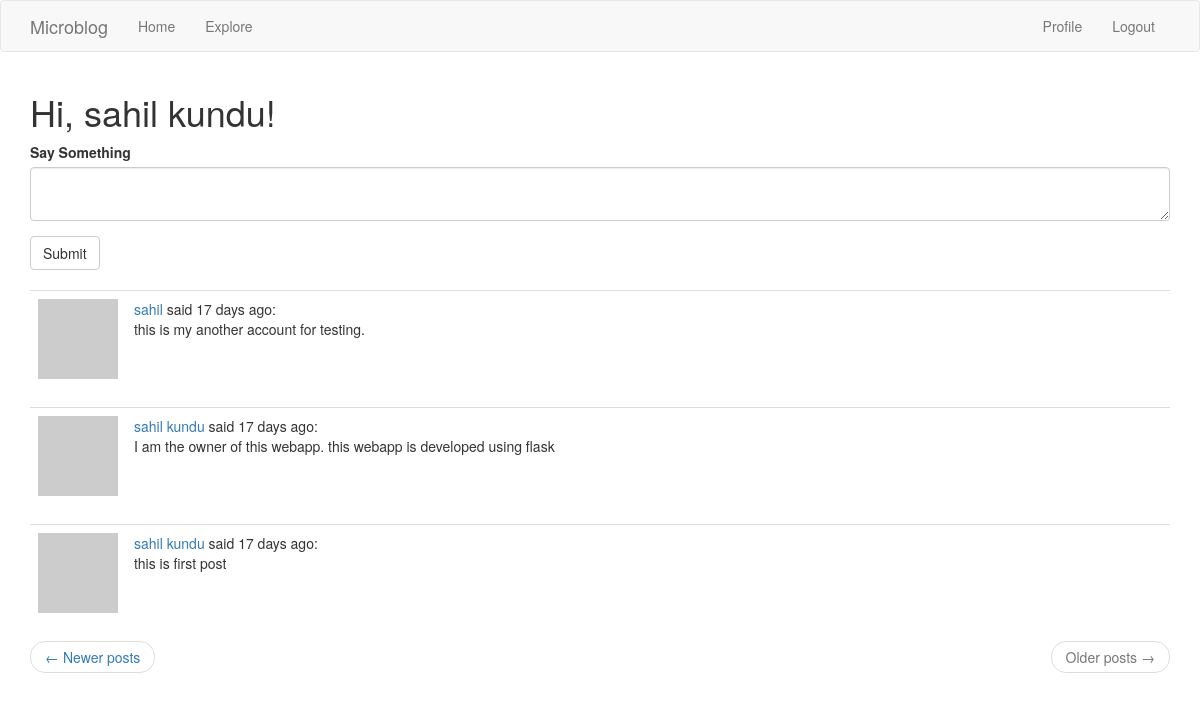
Page /index?page=2 (signed in) on the committed database.
### app/models.py (models this page shows, shortened)
class User(UserMixin,db.Model):
    id = db.Column(db.Integer , primary_key=True)
    username = db.Column(db.String(64) , index=True , unique=True)
    email = db.Column(db.String(120),index=True,unique=True)
    password_hash = db.Column(db.String(128))
    posts = db.relationship('Post',backref = 'author' , lazy = 'dynamic')
    about_me = db.Column(db.String(140))
    last_seen = db.Column(db.DateTime, default=datetime.utcnow)
    def avatar(self,size):
        digest = md5(self.email.lower().encode('utf-8')).hexdigest()
        return 'https://www.gravatar.com/avatar/{}?d=identicon&s={}'.format(
            digest, size)
    followed = db.relationship(
        'User' , secondary = followers,
        primaryjoin=(followers.c.follower_id == id),
        secondaryjoin=(followers.c.followed_id == id),
        backref=db.backref('followers', lazy='dynamic'), lazy='dynamic')
    def followed_posts(self):
        followed = Post.query.join(
            followers, (followers.c.followed_id == Post.user_id)).filter(
                followers.c.follower_id == self.id)
        own = Post.query.filter_by(user_id = self.id)
        return followed.union(own).order_by(Post.timestamp.desc())

class Post(db.Model):
    id = db.Column(db.Integer , primary_key=True)
    body = db.Column(db.String(140))
    timestamp = db.Column(db.DateTime , index = True , default = datetime.utcnow)
    user_id = db.Column(db.Integer , db.ForeignKey('user.id'))

### app/routes.py (the view)
@app.route('/',methods=['GET','POST'])
@app.route('/index',methods=['GET','POST'] )
@login_required
def index():# function name and route url need not to be same.
	form = PostForm()
	if form.validate_on_submit():
		post = Post(body=form.post.data , author = current_user)
		db.session.add(post)
		db.session.commit()
		flash('Your post is now live!')
	page = request.args.get('page',1,type=int)
	posts = current_user.followed_posts().paginate(page,app.config['POSTS_PER_PAGE'],False)
	next_url = url_for('index',page = posts.next_num)\
	if posts.has_next else None
	prev_url = url_for('index',page = posts.prev_num)\
	if posts.has_prev else None
	return render_template("index.html", title='Home',post=posts.items,form = form,
	next_url=next_url, prev_url=prev_url)

### app/forms.py
class PostForm(FlaskForm):
    post = TextAreaField('Say Something', validators=[DataRequired(),
    Length(min =1 , max = 140)])
    submit = SubmitField('Submit')

### app/models.py (called while the page is built)
@login.user_loader
def load_user(id):
    return User.query.get(int(id))

### app/routes.py (called while the page is built)
@app.before_request
def before_request():
	if current_user.is_authenticated:
		current_user.last_seen = datetime.utcnow()
		db.session.commit()

### app/templates/index.html
{% extends "base.html" %}
{% import 'bootstrap/wtf.html' as wtf %}
{% block app_content %}
    <h1>Hi, {{ current_user.username }}!</h1>
    {% if form %}
    {{ wtf.quick_form(form) }}
    <br>
    {% endif %}
    {% for p in post %}
        {% include '_post.html' %}
    {% endfor %}
    <nav aria-label="...">
        <ul class="pager">
            <li class="previous{% if not prev_url %} disabled{% endif %}">
                <a href="{{ prev_url or '#' }}">
                    <span aria-hidden="true">&larr;</span> Newer posts
                </a>
            </li>
            <li class="next{% if not next_url %} disabled{% endif %}">
                <a href="{{ next_url or '#' }}">
                    Older posts <span aria-hidden="true">&rarr;</span>
                </a>
            </li>
        </ul>
    </nav>
{% endblock %}

### app/templates/_post.html
<table class="table table-hover">
    <tr>
        <td width="70px">
            <a href="{{ url_for('user', username=p.author.username) }}">
                <img src="{{ p.author.avatar(70) }}" />
            </a>
        </td>
        <td>
            <a href="{{ url_for('user', username=p.author.username) }}">
                {{ p.author.username }}
            </a>
            said {{ moment(p.timestamp).fromNow() }}:
            <br>
            {{ p.body }}
        </td>
    </tr>
</table>

### rows in the picture
User: username "sahil kundu"
Post: author.username "sahil", timestamp "17 days ago", body "this is my another account for testing."
Post: author.username "sahil kundu", timestamp "17 days ago", body "I am the owner of this webapp. this webapp is developed using flask"
Post: author.username "sahil kundu", timestamp "17 days ago", body "this is first post"
